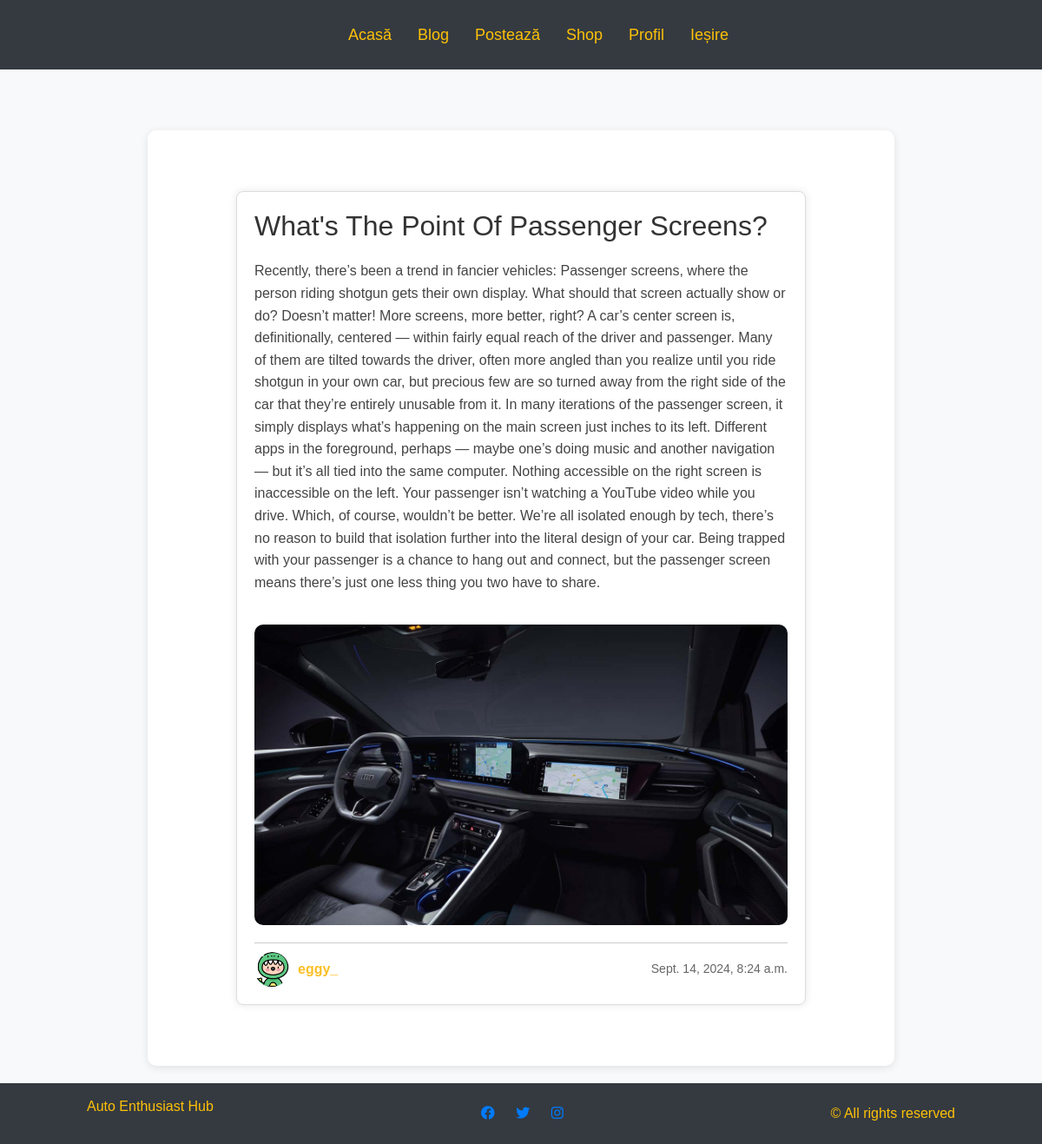
The app's page /blog/post/35/ (signed in) with its own data.
### blog/models.py (models this page shows, shortened)
class Post(models.Model):
    title = models.CharField(max_length=200)
    summary = models.TextField(default='insert')
    content = models.TextField()
    date_posted = models.DateTimeField(default=timezone.now)
    author = models.ForeignKey(User, on_delete=models.CASCADE)
    image = models.ImageField(upload_to='media/blog_images/', blank=True, null=True)

### users/models.py (models this page shows, shortened)
class Profile(models.Model):
    user = models.OneToOneField(User, on_delete=models.CASCADE)
    image = models.ImageField(default='default.png', upload_to='profile_pics')

### blog/views.py (the view)
# urls.py: path('post/<int:pk>/', PostDetailView.as_view(), name="blog-detail"),
class PostDetailView(LoginRequiredMixin, DetailView):
    model = Post

### blog/templates/blog/post_detail.html (shortened to what this page needs)
{% extends 'main/base.html' %}
{% load crispy_forms_tags %}
{% block content %}
<section class="first-card">
  <article class="second-card">
    <div class="post">
      <h2>{{ object.title }}</h2>
      <p>{{ object.content }}</p>
      {% if object.image %}
        <img class="post-image" src="{{ object.image.url }}" alt="{{ object.title }} Image">
      {% endif %}
      <div class="post-footer">
        <img class="avatar" src="{{ object.author.profile.image.url }}" alt="Author Avatar">
        <div class="author-info">
          <a class="text-yellow-300" href="#">{{ object.author }}</a>
        </div>
        <small class="post-date">{{ object.date_posted }}</small>
      </div>
    </div>
  </article>
</section>
{% endblock content %}

### main/static/css/main.css (style rules this page uses)
:root { --primary-color: #E63946; --secondary-color: #2B2D2F; --tertiary-color: #003F5C; --fourth-color: linear-gradient(90deg, #C0C0C0 70%, #ffc107 70%), #E63946;; --fifth-color: #C0C0C0; --sixth-color: #36454F; --seventh-color: #FF6F00; --eight-color: #F5F5F5; }
body, html { box-sizing: border-box; margin: 0; padding: 0; min-height: 100vh; background-image: url("img/background.jpg"); background-size: cover; background-position: center; background-repeat: no-repeat; background-attachment: fixed; }

### main/static/css/buttons.css (style rules this page uses)
body { font-family: "Cyber", sans-serif; }

### main/static/css/post-detail.css (style rules this page uses)
body { font-family: 'Arial', sans-serif; background-color: #f8f9fa; color: #333; margin: 0; }
.first-card { max-width: 900px; margin: 0 auto; padding: 20px; }
.second-card { background-color: #fff; border-radius: 10px; box-shadow: 0 2px 10px rgba(0, 0, 0, 0.1); padding: 20px; position: relative; margin-top: 50px; }
.post h2 { font-size: 32px; margin-bottom: 10px; color: #333; }
.post p { line-height: 1.6; color: #444; }
.post-image { width: 100%; height: auto; max-width: 700px; border-radius: 10px; margin-top: 20px; }
.post-footer { display: flex; align-items: center; margin-top: 20px; border-top: 1px solid #ccc; padding-top: 10px; }
.avatar { width: 40px; height: 40px; border-radius: 50%; margin-right: 10px; }
.author-info { display: flex; flex-direction: column; }
.text-yellow-300 { color: #fbbf24; font-weight: bold; text-decoration: none; }
.post-date { margin-left: auto; font-size: 14px; color: #666; }

### main/static/css/item-detail.css (style rules this page uses)
.post { margin-top: 50px; width: 80%; max-width: 800px; margin: 50px auto; padding: 20px; border: 1px solid #ddd; border-radius: 8px; box-shadow: 0px 0px 10px rgba(0, 0, 0, 0.1); background-color: #fff; }

### main/static/css/profile.css (style rules this page uses)
body { font-family: Arial, sans-serif; margin: 0; padding: 0; }

### main/static/css/profile-update.css (style rules this page uses)
body { font-family: Arial, sans-serif; margin: 0; padding: 0; }

### records on screen
Post: title "What's The Point Of Passenger Screens?", content "Recently, there’s been a trend in fancier vehicles: Passenger screens, where the person riding shotgun gets their own display. What should that screen actually show or do? Doesn’t matter! More screens, more better, right? A car’s center screen is, definitionally, centered — within fairly equal reach of the driver and passenger. Many of them are tilted towards the driver, often more angled than you realize until you ride shotgun in your own car, but precious few are so turned away from the right side of the car that they’re entirely unusable from it. In many iterations of the passenger screen, it simply displays what’s happening on the main screen just inches to its left. Different apps in…", image (picture), author.profile.image (picture), author "eggy_", date_posted "Sept. 14, 2024, 8:24 a.m."
